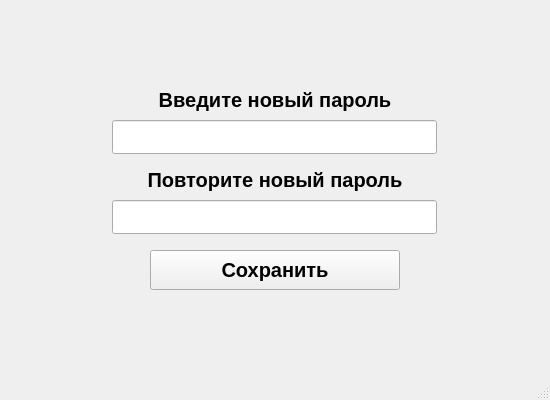
<?xml version="1.0" encoding="UTF-8"?>
<ui version="4.0">
 <class>MainWindow</class>
 <widget class="QMainWindow" name="MainWindow">
  <property name="geometry">
   <rect>
    <x>0</x>
    <y>0</y>
    <width>550</width>
    <height>400</height>
   </rect>
  </property>
  <property name="minimumSize">
   <size>
    <width>550</width>
    <height>400</height>
   </size>
  </property>
  <property name="maximumSize">
   <size>
    <width>550</width>
    <height>400</height>
   </size>
  </property>
  <property name="windowTitle">
   <string>Изменение пароля</string>
  </property>
  <property name="windowIcon">
   <iconset>
    <normaloff>../Структурные фото/изменение.png</normaloff>../Структурные фото/изменение.png</iconset>
  </property>
  <widget class="QWidget" name="centralwidget">
   <widget class="QPushButton" name="pushButton">
    <property name="geometry">
     <rect>
      <x>150</x>
      <y>250</y>
      <width>250</width>
      <height>40</height>
     </rect>
    </property>
    <property name="font">
     <font>
      <family>Arial</family>
      <pointsize>15</pointsize>
      <weight>75</weight>
      <italic>false</italic>
      <bold>true</bold>
     </font>
    </property>
    <property name="text">
     <string>Сохранить</string>
    </property>
   </widget>
   <widget class="QLineEdit" name="lineEdit">
    <property name="geometry">
     <rect>
      <x>112</x>
      <y>120</y>
      <width>325</width>
      <height>34</height>
     </rect>
    </property>
    <property name="font">
     <font>
      <pointsize>10</pointsize>
      <weight>50</weight>
      <italic>false</italic>
      <bold>false</bold>
     </font>
    </property>
   </widget>
   <widget class="QLabel" name="label">
    <property name="geometry">
     <rect>
      <x>0</x>
      <y>80</y>
      <width>550</width>
      <height>40</height>
     </rect>
    </property>
    <property name="font">
     <font>
      <family>Arial</family>
      <pointsize>15</pointsize>
      <weight>75</weight>
      <bold>true</bold>
     </font>
    </property>
    <property name="text">
     <string>Введите новый пароль</string>
    </property>
    <property name="alignment">
     <set>Qt::AlignCenter</set>
    </property>
   </widget>
   <widget class="QLineEdit" name="lineEdit_2">
    <property name="geometry">
     <rect>
      <x>112</x>
      <y>200</y>
      <width>325</width>
      <height>34</height>
     </rect>
    </property>
    <property name="font">
     <font>
      <pointsize>10</pointsize>
      <weight>50</weight>
      <italic>false</italic>
      <bold>false</bold>
     </font>
    </property>
   </widget>
   <widget class="QLabel" name="label_2">
    <property name="geometry">
     <rect>
      <x>0</x>
      <y>160</y>
      <width>550</width>
      <height>40</height>
     </rect>
    </property>
    <property name="font">
     <font>
      <family>Arial</family>
      <pointsize>15</pointsize>
      <weight>75</weight>
      <bold>true</bold>
     </font>
    </property>
    <property name="text">
     <string>Повторите новый пароль</string>
    </property>
    <property name="alignment">
     <set>Qt::AlignCenter</set>
    </property>
   </widget>
  </widget>
  <widget class="QStatusBar" name="statusbar">
   <property name="font">
    <font>
     <family>Arial</family>
     <pointsize>7</pointsize>
     <weight>75</weight>
     <bold>true</bold>
    </font>
   </property>
   <property name="styleSheet">
    <string notr="true">QStatusBar#statusBar {
color: red;
font: bold;}</string>
   </property>
  </widget>
 </widget>
 <resources/>
 <connections/>
</ui>
